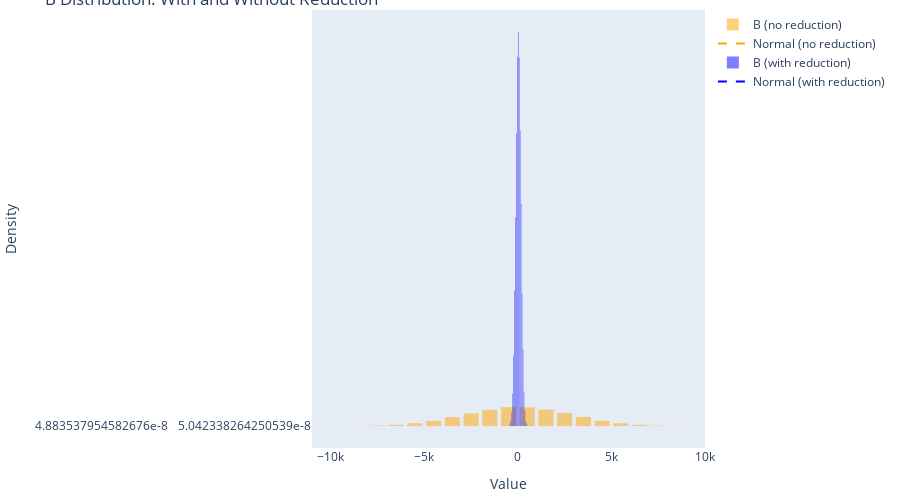

The code cell stored with this chart in its notebook:
### Code cell
def compare_B_distributions(params, num_samples=30000, save_to_file=False):
  mlwe = MLWE(params)
  input_bytes = mlwe.get_random_bytes()
  A = mlwe.generate_A(input_bytes)
  A_lwe = transform_matrix_lwe(A.to_list())
  A_lwe %= params['q']
  A_lwe[A_lwe > params['q'] // 2] -= params['q']

  # Reduction
  reduction = Reduction(params)
  R = reduction.reduce(A_lwe)
  RA = np.tensordot(R, A_lwe, axes=1) % params['q']
  RA[RA > params['q'] // 2] -= params['q']

  b_values = np.zeros(num_samples)
  rb_values = np.zeros(num_samples)

  for i in range(num_samples):
    input_bytes = mlwe.get_random_bytes()
    secret = mlwe.generate_secret(input_bytes)
    secret_lwe = transform_vector_lwe(secret.to_list())
    secret_lwe[secret_lwe > params['q'] // 2] -= params['q']

    error = mlwe.generate_error(input_bytes)
    error_lwe = transform_vector_lwe(error.to_list())
    error_lwe[error_lwe > params['q'] // 2] -= params['q']

    B_lwe = A_lwe @ secret_lwe + error_lwe
    b_values[i] = B_lwe[0].item() if B_lwe.shape else B_lwe.item()

    RB_lwe = np.tensordot(R, B_lwe, axes=1) % params['q']
    RB_lwe[RB_lwe > params['q'] // 2] -= params['q']
    rb_values[i] = RB_lwe[0].item() if RB_lwe.shape else RB_lwe.item()

  # Means and stds
  mean_b, _, std_b = get_b_distribution(params, A_lwe)
  mean_rb_array, _, std_rb_array = get_b_distribution(params, RA, R)
  mean_rb = mean_rb_array[0]
  std_rb = std_rb_array[0]
  
  # Plot
  x_b = np.linspace(mean_b - 4 * std_b, mean_b + 4 * std_b, 1000)
  pdf_b = norm.pdf(x_b, loc=mean_b, scale=std_b)
  
  x_rb = np.linspace(mean_rb - 4 * std_rb, mean_rb + 4 * std_rb, 1000)
  pdf_rb = norm.pdf(x_rb, loc=mean_rb.item(), scale=std_rb.item())

  hist_b = go.Histogram(
    x=b_values, nbinsx=30, histnorm='probability density',
    opacity=0.5, name='B (no reduction)', marker=dict(color='orange')
  )
  curve_b = go.Scatter(
    x=x_b, y=pdf_b, mode='lines', name='Normal (no reduction)', line=dict(color='orange', dash='dash')
  )
  hist_rb = go.Histogram(
    x=rb_values, nbinsx=30, histnorm='probability density',
    opacity=0.5, name='B (with reduction)', marker=dict(color='blue')
  )
  curve_rb = go.Scatter(
    x=x_rb, y=pdf_rb, mode='lines', name='Normal (with reduction)', line=dict(color='blue', dash='dash')
  )

  layout = go.Layout(
    xaxis=dict(title='Value'),
    yaxis=dict(title='Density'),
    bargap=0.2,
    margin=dict(l=20, r=20, t=10, b=20),
    width=900,
    height=500,
    title='B Distribution: With and Without Reduction'
  )

  fig = go.Figure(data=[hist_b, curve_b, hist_rb, curve_rb], layout=layout)
  fig.update_layout(barmode='overlay')
  pyo.iplot(fig)

  if save_to_file:
    fig.write_image('b_compare_distribution.pdf', format='pdf')

params = get_default_params()
params.update({
    'n': 32,
    'q': 3329,
    'k': 1,
    'secret_type': 'binary',
    'error_type': 'cbd',
    'eta': 2,
    
    'penalty': 1,
    'verbose': False,
})

compare_B_distributions(params)

### Figure 1 — Plotly figure (JSON) as saved in the notebook; plotly's stock layout.template omitted (floating-point values rounded to 4 significant figures; data arrays with more than 128 entries replaced by an {"elided": "..."} marker saying what was removed)
{"data": [{"histnorm": "probability density", "marker": {"color": "orange"}, "name": "B (no reduction)", "nbinsx": 30, "opacity": 0.5, "type": "histogram", "x": {"elided": "30000 float values"}}, {"line": {"color": "orange", "dash": "dash"}, "mode": "lines", "name": "Normal (no reduction)", "type": "scatter", "x": {"elided": "1000x32 float values"}, "y": {"elided": "1000x32 float values"}}, {"histnorm": "probability density", "marker": {"color": "blue"}, "name": "B (with reduction)", "nbinsx": 30, "opacity": 0.5, "type": "histogram", "x": {"elided": "30000 float values"}}, {"line": {"color": "blue", "dash": "dash"}, "mode": "lines", "name": "Normal (with reduction)", "type": "scatter", "x": {"elided": "1000 float values"}, "y": {"elided": "1000 float values"}}], "layout": {"bargap": 0.2, "barmode": "overlay", "height": 500, "margin": {"b": 20, "l": 20, "r": 20, "t": 10}, "title": {"text": "B Distribution: With and Without Reduction"}, "width": 900, "xaxis": {"title": {"text": "Value"}}, "yaxis": {"title": {"text": "Density"}}}}
